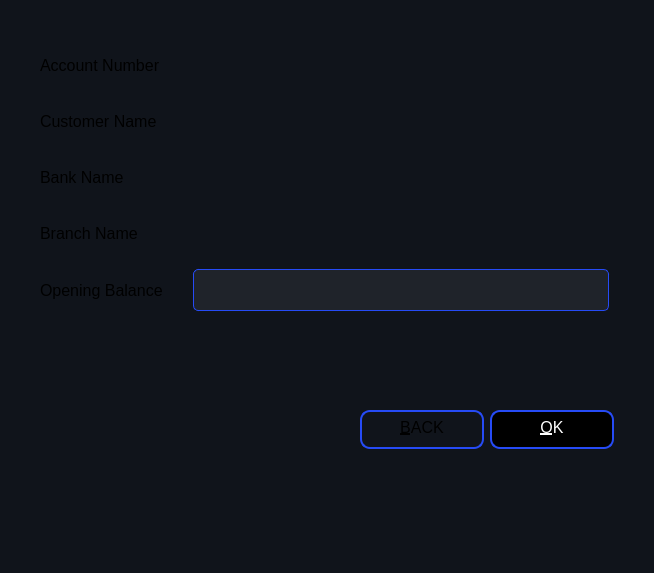
<?xml version="1.0" encoding="UTF-8"?>
<ui version="4.0">
 <class>UpdateOpeningBalance</class>
 <widget class="QDialog" name="UpdateOpeningBalance">
  <property name="windowModality">
   <enum>Qt::ApplicationModal</enum>
  </property>
  <property name="geometry">
   <rect>
    <x>0</x>
    <y>0</y>
    <width>654</width>
    <height>573</height>
   </rect>
  </property>
  <property name="font">
   <font>
    <pointsize>-1</pointsize>
   </font>
  </property>
  <property name="windowTitle">
   <string>Expense Tracker</string>
  </property>
  <property name="windowIcon">
   <iconset>
    <normaloff>:/icons/expense_tracker_sm.png</normaloff>:/icons/expense_tracker_sm.png</iconset>
  </property>
  <property name="styleSheet">
   <string notr="true">*{
	    background-color :#10141b;
	    border: none;
         font-size: 16px;
	     color:rgba(255, 255, 255, .50);

}

QLineEdit{
	color: rgba(0, 255, 0, .50);
	padding: 5px;
	border-radius: 5px;
	width: 200px;
	height: 30px;
	margin: 5px;
}

QLineEdit::enabled{
    background-color: #1f232a;
	color: rgba(255, 255, 255, .75);
	border: 1px solid #264BF6;

}

QPushButton{
    background-color:#10141b;
 	color:rgba(0, 255, 0, .50);
    width: 120px;
	height: 20px;
	padding: 5px, 10px;
	border: 2px solid #264BF6;
	border-radius: 10px;
}

QPushButton::disabled{
	background-color : rgb(0, 0, 0); 
	color : rgb(255, 255, 255);
}

QPushButton::hover{
	background-color: rgba(0, 0, 255, .30);
     color: rgba(255, 255, 255, .50);
}</string>
  </property>
  <property name="modal">
   <bool>true</bool>
  </property>
  <layout class="QVBoxLayout" name="verticalLayout_2">
   <property name="spacing">
    <number>0</number>
   </property>
   <property name="leftMargin">
    <number>40</number>
   </property>
   <property name="topMargin">
    <number>40</number>
   </property>
   <property name="rightMargin">
    <number>40</number>
   </property>
   <property name="bottomMargin">
    <number>30</number>
   </property>
   <item>
    <widget class="QFrame" name="frameBody">
     <layout class="QGridLayout" name="gridLayout">
      <property name="leftMargin">
       <number>0</number>
      </property>
      <property name="topMargin">
       <number>0</number>
      </property>
      <property name="rightMargin">
       <number>0</number>
      </property>
      <property name="bottomMargin">
       <number>0</number>
      </property>
      <property name="horizontalSpacing">
       <number>25</number>
      </property>
      <item row="2" column="0">
       <widget class="QLabel" name="labelBankName">
        <property name="font">
         <font>
          <pointsize>-1</pointsize>
         </font>
        </property>
        <property name="text">
         <string>Bank Name</string>
        </property>
       </widget>
      </item>
      <item row="2" column="1">
       <widget class="QLineEdit" name="editBankName">
        <property name="enabled">
         <bool>false</bool>
        </property>
        <property name="minimumSize">
         <size>
          <width>0</width>
          <height>40</height>
         </size>
        </property>
        <property name="font">
         <font>
          <pointsize>-1</pointsize>
         </font>
        </property>
        <property name="styleSheet">
         <string notr="true"/>
        </property>
        <property name="inputMethodHints">
         <set>Qt::ImhNone</set>
        </property>
        <property name="maxLength">
         <number>40</number>
        </property>
        <property name="readOnly">
         <bool>true</bool>
        </property>
        <property name="placeholderText">
         <string/>
        </property>
       </widget>
      </item>
      <item row="4" column="0">
       <widget class="QLabel" name="labelOpeningBalance">
        <property name="font">
         <font>
          <pointsize>-1</pointsize>
         </font>
        </property>
        <property name="text">
         <string>Opening Balance</string>
        </property>
        <property name="buddy">
         <cstring>editBalance</cstring>
        </property>
       </widget>
      </item>
      <item row="3" column="1">
       <widget class="QLineEdit" name="editBranchName">
        <property name="enabled">
         <bool>false</bool>
        </property>
        <property name="minimumSize">
         <size>
          <width>0</width>
          <height>40</height>
         </size>
        </property>
        <property name="font">
         <font>
          <pointsize>-1</pointsize>
         </font>
        </property>
        <property name="styleSheet">
         <string notr="true"/>
        </property>
        <property name="inputMethodHints">
         <set>Qt::ImhNone</set>
        </property>
        <property name="maxLength">
         <number>40</number>
        </property>
        <property name="readOnly">
         <bool>true</bool>
        </property>
        <property name="placeholderText">
         <string/>
        </property>
       </widget>
      </item>
      <item row="1" column="1">
       <widget class="QLineEdit" name="editCustomerName">
        <property name="enabled">
         <bool>false</bool>
        </property>
        <property name="minimumSize">
         <size>
          <width>0</width>
          <height>40</height>
         </size>
        </property>
        <property name="font">
         <font>
          <pointsize>-1</pointsize>
         </font>
        </property>
        <property name="styleSheet">
         <string notr="true"/>
        </property>
        <property name="inputMethodHints">
         <set>Qt::ImhNone</set>
        </property>
        <property name="maxLength">
         <number>40</number>
        </property>
        <property name="readOnly">
         <bool>true</bool>
        </property>
        <property name="placeholderText">
         <string/>
        </property>
       </widget>
      </item>
      <item row="1" column="0">
       <widget class="QLabel" name="labelCustomerName">
        <property name="minimumSize">
         <size>
          <width>0</width>
          <height>40</height>
         </size>
        </property>
        <property name="font">
         <font>
          <pointsize>-1</pointsize>
         </font>
        </property>
        <property name="text">
         <string>Customer Name</string>
        </property>
        <property name="buddy">
         <cstring>editCustomerName</cstring>
        </property>
       </widget>
      </item>
      <item row="4" column="1">
       <widget class="QLineEdit" name="editBalance">
        <property name="minimumSize">
         <size>
          <width>0</width>
          <height>40</height>
         </size>
        </property>
        <property name="font">
         <font>
          <pointsize>-1</pointsize>
         </font>
        </property>
        <property name="styleSheet">
         <string notr="true"/>
        </property>
        <property name="maxLength">
         <number>8</number>
        </property>
        <property name="placeholderText">
         <string/>
        </property>
       </widget>
      </item>
      <item row="0" column="0">
       <widget class="QLabel" name="labelAccountNumber">
        <property name="minimumSize">
         <size>
          <width>0</width>
          <height>40</height>
         </size>
        </property>
        <property name="font">
         <font>
          <pointsize>-1</pointsize>
         </font>
        </property>
        <property name="text">
         <string>Account Number</string>
        </property>
        <property name="buddy">
         <cstring>editAccountNumber</cstring>
        </property>
       </widget>
      </item>
      <item row="3" column="0">
       <widget class="QLabel" name="labelBranchName">
        <property name="font">
         <font>
          <pointsize>-1</pointsize>
         </font>
        </property>
        <property name="text">
         <string>Branch Name</string>
        </property>
        <property name="buddy">
         <cstring>editBranchName</cstring>
        </property>
       </widget>
      </item>
      <item row="0" column="1">
       <widget class="QLineEdit" name="editAccountNumber">
        <property name="enabled">
         <bool>false</bool>
        </property>
        <property name="minimumSize">
         <size>
          <width>0</width>
          <height>40</height>
         </size>
        </property>
        <property name="font">
         <font>
          <pointsize>-1</pointsize>
         </font>
        </property>
        <property name="styleSheet">
         <string notr="true"/>
        </property>
        <property name="inputMethodHints">
         <set>Qt::ImhNone</set>
        </property>
        <property name="maxLength">
         <number>25</number>
        </property>
        <property name="readOnly">
         <bool>true</bool>
        </property>
        <property name="placeholderText">
         <string/>
        </property>
       </widget>
      </item>
     </layout>
    </widget>
   </item>
   <item>
    <widget class="QFrame" name="frameFooter">
     <layout class="QHBoxLayout" name="buttonLayout">
      <property name="spacing">
       <number>6</number>
      </property>
      <property name="leftMargin">
       <number>0</number>
      </property>
      <property name="topMargin">
       <number>0</number>
      </property>
      <property name="rightMargin">
       <number>0</number>
      </property>
      <property name="bottomMargin">
       <number>0</number>
      </property>
      <item>
       <spacer name="horizontalSpacer_3">
        <property name="orientation">
         <enum>Qt::Horizontal</enum>
        </property>
        <property name="sizeHint" stdset="0">
         <size>
          <width>40</width>
          <height>20</height>
         </size>
        </property>
       </spacer>
      </item>
      <item>
       <widget class="QPushButton" name="buttonBack">
        <property name="minimumSize">
         <size>
          <width>100</width>
          <height>30</height>
         </size>
        </property>
        <property name="maximumSize">
         <size>
          <width>16777215</width>
          <height>16777215</height>
         </size>
        </property>
        <property name="font">
         <font>
          <pointsize>-1</pointsize>
          <bold>false</bold>
         </font>
        </property>
        <property name="styleSheet">
         <string notr="true"/>
        </property>
        <property name="text">
         <string>&amp;BACK</string>
        </property>
        <property name="icon">
         <iconset resource="../src/resource.qrc">
          <normaloff>:/icons/icons/back.png</normaloff>:/icons/icons/back.png</iconset>
        </property>
        <property name="autoDefault">
         <bool>true</bool>
        </property>
        <property name="default">
         <bool>false</bool>
        </property>
       </widget>
      </item>
      <item>
       <widget class="QPushButton" name="buttonOk">
        <property name="enabled">
         <bool>false</bool>
        </property>
        <property name="minimumSize">
         <size>
          <width>100</width>
          <height>30</height>
         </size>
        </property>
        <property name="maximumSize">
         <size>
          <width>16777215</width>
          <height>16777215</height>
         </size>
        </property>
        <property name="font">
         <font>
          <pointsize>-1</pointsize>
          <bold>false</bold>
         </font>
        </property>
        <property name="styleSheet">
         <string notr="true"/>
        </property>
        <property name="text">
         <string>&amp;OK</string>
        </property>
        <property name="icon">
         <iconset resource="../src/resource.qrc">
          <normaloff>:/icons/icons/ok.png</normaloff>:/icons/icons/ok.png</iconset>
        </property>
        <property name="autoDefault">
         <bool>true</bool>
        </property>
        <property name="default">
         <bool>true</bool>
        </property>
       </widget>
      </item>
     </layout>
    </widget>
   </item>
  </layout>
 </widget>
 <tabstops>
  <tabstop>editAccountNumber</tabstop>
  <tabstop>editCustomerName</tabstop>
  <tabstop>editBranchName</tabstop>
 </tabstops>
 <resources>
  <include location="../src/resource.qrc"/>
 </resources>
 <connections>
  <connection>
   <sender>buttonOk</sender>
   <signal>clicked()</signal>
   <receiver>UpdateOpeningBalance</receiver>
   <slot>onOkPressed()</slot>
   <hints>
    <hint type="sourcelabel">
     <x>578</x>
     <y>532</y>
    </hint>
    <hint type="destinationlabel">
     <x>326</x>
     <y>286</y>
    </hint>
   </hints>
  </connection>
  <connection>
   <sender>buttonBack</sender>
   <signal>clicked()</signal>
   <receiver>UpdateOpeningBalance</receiver>
   <slot>close()</slot>
   <hints>
    <hint type="sourcelabel">
     <x>378</x>
     <y>532</y>
    </hint>
    <hint type="destinationlabel">
     <x>326</x>
     <y>286</y>
    </hint>
   </hints>
  </connection>
  <connection>
   <sender>editBalance</sender>
   <signal>textEdited(QString)</signal>
   <receiver>UpdateOpeningBalance</receiver>
   <slot>onTextEdited()</slot>
   <hints>
    <hint type="sourcelabel">
     <x>410</x>
     <y>447</y>
    </hint>
    <hint type="destinationlabel">
     <x>326</x>
     <y>286</y>
    </hint>
   </hints>
  </connection>
 </connections>
 <slots>
  <slot>onAccountChanged()</slot>
  <slot>onCancelPressed()</slot>
  <slot>onOkPressed()</slot>
  <slot>onTextEdited()</slot>
  <slot>onBankNameChanged()</slot>
 </slots>
</ui>
